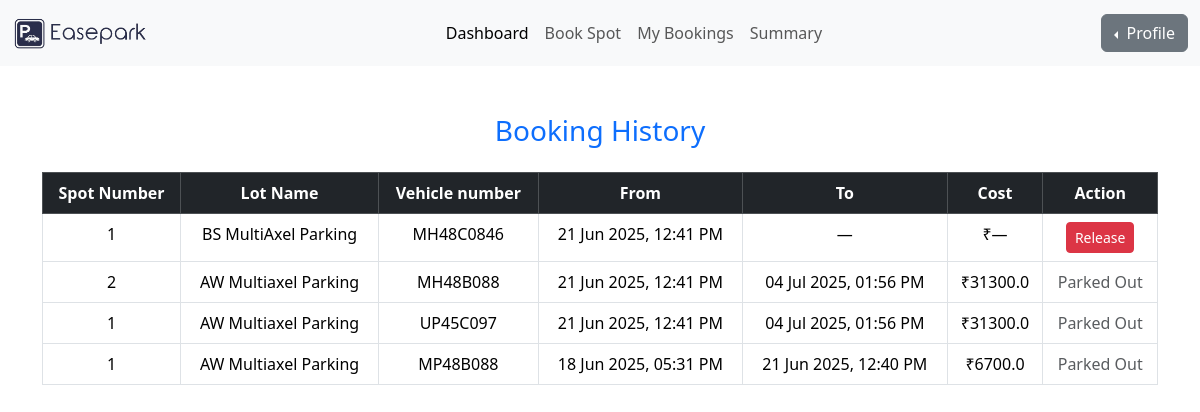
Before: /dashboard/history (signed in) with the older database file.
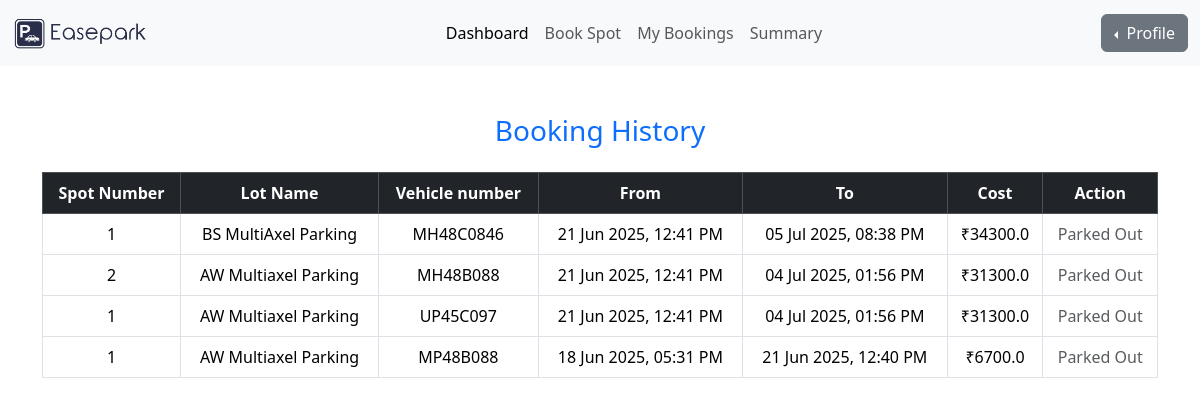
After: the same page with the newer database file.
### models/user_model.py (models this page shows)
class Reservation(UserMixin, db.Model):
    id = db.Column(db.Integer, primary_key=True)
    spot_id = db.Column(db.Integer, db.ForeignKey('parking_spot.id'), nullable=False)
    user_id = db.Column(db.Integer, db.ForeignKey('users.id'), nullable=False)
    vehicle_number = db.Column(db.String(20), nullable=True)
    booking_timestamp = db.Column(db.DateTime, default=datetime.utcnow)
    releasing_timestamp = db.Column(db.DateTime, nullable=True)
    cost_per_unit_time = db.Column(db.Float, nullable=False)
    total_cost = db.Column(db.Float, nullable=True)
    status = db.Column(db.String(20), default='active')  # active, completed, cancelled

class ParkingSpot(UserMixin, db.Model):
    id = db.Column(db.Integer, primary_key=True)
    lot_id = db.Column(db.Integer, db.ForeignKey('parking_lot.id'), nullable=False)
    spot_number = db.Column(db.String(10), nullable=True) # spot number that can be given to human for finding the spot
    status = db.Column(db.String(1), default='A') # A can be considered as 'Available' at first.
    is_active = db.Column(db.Boolean, default=True) # this show wether the spot is accessible or disabled by the admin
    reservations = db.relationship('Reservation', backref='spot', lazy=True)

class ParkingLot(UserMixin, db.Model):
    id = db.Column(db.Integer, primary_key=True)
    parking_name = db.Column(db.String(150), nullable=False)
    price = db.Column(db.Float, nullable=False)
    address = db.Column(db.String(255), nullable=False)
    pin_code = db.Column(db.String(10), nullable=False)
    max_spots = db.Column(db.Integer, nullable=False)
    spots = db.relationship('ParkingSpot', backref='lot',cascade="all, delete", lazy=True)

### controllers/user_routes.py (the view)
@user_blueprint.route('/history')
@login_required
def booking_history():
    history = Reservation.query.filter_by(user_id=current_user.id).order_by(Reservation.booking_timestamp.desc()).all()
    user=current_user
    return render_template('booking_history.html', history=history , user=user)

### app.py (called while the page is built)
@login_manager.user_loader
def load_user(user_id):
    return db.session.get(Users, int(user_id))

### templates/booking_history.html
{% include 'user_navbar.html' %}
<div class="container mt-5">
  <h3 class="mb-4 text-primary text-center">Booking History</h3>
  {% if history %}
  <div class="table-responsive">
    <table class="table table-bordered text-center">
      <thead class="table-dark">
        <tr>
          <th>Spot Number</th>
          <th>Lot Name</th>
          <th>Vehicle number</th>
          <th>From</th>
          <th>To</th>
          <th>Cost</th>
          <th>Action</th>
        </tr>
      </thead>
      <tbody>
        {% for res in history %}
        <tr>
          <td>{{ res.spot.spot_number }}</td>
          <td>{{ res.spot.lot.parking_name }}</td>
          <td>{{ res.vehicle_number or 'N/A' }}</td>
          <td>{{ res.booking_timestamp.strftime('%d %b %Y, %I:%M %p') }}</td>
          <td>
            {% if res.releasing_timestamp %}
              {{ res.releasing_timestamp.strftime('%d %b %Y, %I:%M %p') }}
            {% else %}
              —
            {% endif %}
          </td>
          <td>₹{{ res.total_cost or '—' }}</td>
          <td>
            {% if res.status == 'active' %}
              <a href="{{ url_for('user.release_spot', reservation_id=res.id) }}"
                 class="btn btn-danger btn-sm">Release</a>
            {% else %}
              <span class="text-muted">Parked Out</span>
            {% endif %}
          </td>
        </tr>
        {% endfor %}
      </tbody>
    </table>
  </div>
  {% else %}
    <p class="text-muted text-center">You have no past or current bookings yet.</p>
  {% endif %}
</div>

### templates/user_navbar.html (shortened to what this page needs)
<!doctype html>
<html lang="en">
<head>
  <link href="https://cdn.jsdelivr.net/npm/bootstrap@5.3.6/dist/css/bootstrap.min.css" rel="stylesheet"
>
</head>
<body>
  <nav class="navbar navbar-expand-lg bg-body-tertiary" id="navbar">
    <div class="container-fluid">
      <a class="navbar-brand" href="{{ url_for('user.dashboard') }}">
        <img src="{{ url_for('static', filename='images/logo.png') }}" alt="Easepark Logo"
          style="height: 40px; width: auto;">
      </a>
      <div class="collapse navbar-collapse" id="navbarSupportedContent">
        <ul class="navbar-nav mx-auto mb-2 mb-lg-0">
          <li class="nav-item">
            <a class="nav-link active" aria-current="page" href="{{ url_for('user.dashboard') }}">Dashboard</a>
          </li>
          <li class="nav-item">
            <a class="nav-link" href="{{ url_for('user.book_spot') }}">Book Spot</a>
          </li>
          <li class="nav-item">
            <a class="nav-link" href="{{ url_for('user.booking_history') }}">My Bookings</a>
          </li>
          <li class="nav-item">
            <a class="nav-link" href="{{ url_for('user.user_summary') }}">Summary</a>
          </li>
        </ul>
        <div class="btn-group dropstart">
          <button type="button" class="btn btn-secondary dropdown-toggle" data-bs-toggle="dropdown"
            aria-expanded="false">
            Profile
          </button>
        </div>
      </div>
    </div>
  </nav>
</body>
</html>

Changed rows visible on the page:
changed Reservation "MH48C0846": releasing_timestamp (not shown) → "05 Jul 2025, 08:38 PM"; total_cost "—" → "34300.0"; status "Release" → "Parked Out"; no longer shows "—"
